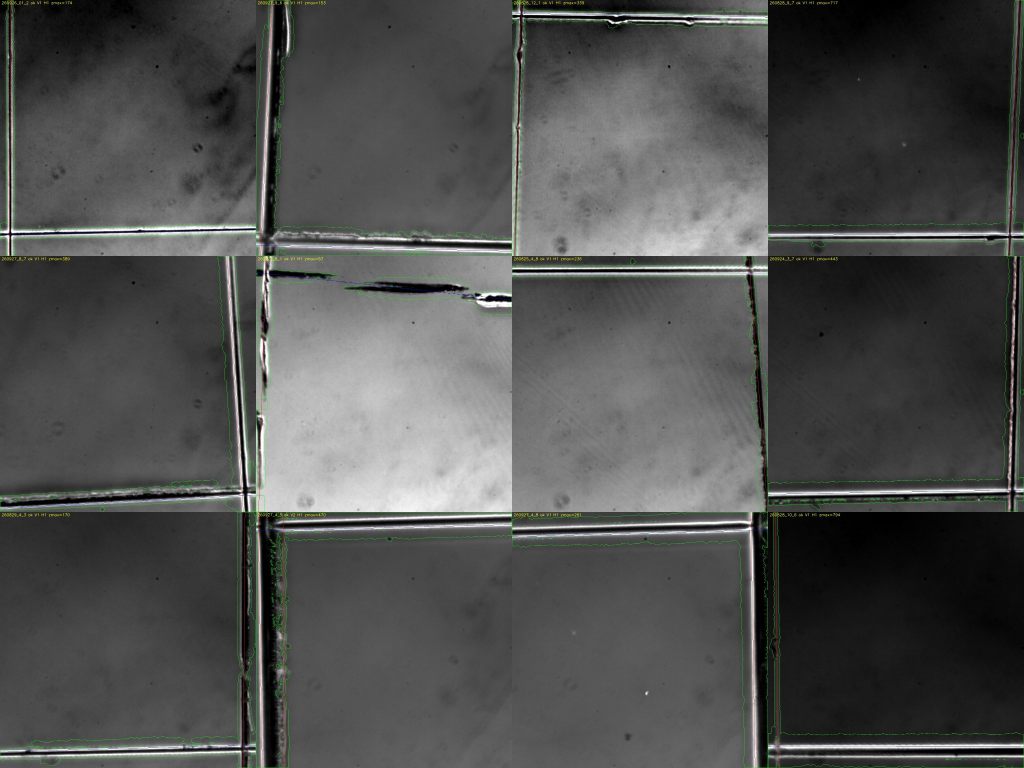
#> input picture data/results/v57_false_positive_facts_20261006/stepD/fig_D_overlay_random12.jpg, 2048 x 1536 px (shown at 1/2 size)
$ python -i v70_lib.py   (imports and definitions only)
#> lines starting #> are read from the running program, lines starting #| are printed output that depends on the picture; after the words box and inside, x2 and y2 are one past the last pixel; in counts of white or black regions, pixels touching at a corner belong together
"""v70 library: lattice model, per-pillar sub-pixel centers, physical index matching, current standard re-run.

New code only (existing versions untouched). The lattice-fit routine is adapted from v61 lattice_centers
(copied rather than imported so that importing does not create v61 output dirs).
"""
from __future__ import annotations
import sys
from pathlib import Path
ROOT = Path(__file__).resolve().parents[2]
sys.dont_write_bytecode = True
sys.path.insert(0, str(ROOT))
import numpy as np, cv2, tifffile
from scipy import ndimage, optimize
from scipy.spatial import cKDTree
from shared import registration as reg
from shared.lattice_indexing import lattice_from_fft, grid_coordinates
from shared.v2_registration_precision.refinement import register_refined
# [1 line not run here, left out]
PITCH = 7.286
RAWPARENT = Path(r'W:\GoogleDrive\chuya2816')
STD = RAWPARENT / '5.解析結果_chu' / '20260928_digital_judgment_current_alignment'
CACHE = STD / 'tables' / 'cached_field_differences'
V57 = ROOT / 'data/results/v57_false_positive_facts_20261006'


def read(path):
    return tifffile.imread(path).astype(np.float32)


def contrast_plain(im):
    f = im.astype(np.float32) / 65535
    return f - cv2.GaussianBlur(f, (51, 51), 0)


def fit_lattice(im, guess=PITCH):
    """Frequency-refined hexagonal lattice with robust peak fit and optional quadratic distortion.
    Returns model (3x2: origin row then basis rows), quad (6x2 or None), info."""
    h, w = im.shape
    c = im - cv2.GaussianBlur(im, (51, 51), 0)
    win = np.outer(np.hanning(h), np.hanning(w))
    f = abs(np.fft.fftshift(np.fft.fft2(c * win)))
    fy = np.fft.fftshift(np.fft.fftfreq(h)); fx = np.fft.fftshift(np.fft.fftfreq(w))
    rad = np.hypot(fy[:, None], fx[None, :]); tg = 2 / (np.sqrt(3) * guess)
    cand = (ndimage.maximum_filter(f, 9) == f) & (rad > tg * .94) & (rad < tg * 1.06)
    iy, ix = np.where(cand); order = np.argsort(f[iy, ix])[::-1]; ks = []
    par = lambda a, b, c_: .5 * (a - c_) / (a - 2 * b + c_) if a - 2 * b + c_ != 0 else 0
    for n in order:
        y, x = iy[n], ix[n]
        k = np.array([fx[x] + par(f[y, x - 1], f[y, x], f[y, x + 1]) / w, fy[y] + par(f[y - 1, x], f[y, x], f[y + 1, x]) / h])
        if k[1] < 0 or any(abs(k @ q / np.linalg.norm(k) / np.linalg.norm(q)) > .8 for q in ks):
            continue
        ks.append(k)
        if len(ks) == 2:
            break
    if len(ks) < 2:
        raise ValueError('no reciprocal basis')
    yy = np.arange(0, h, 2); xx = np.arange(0, w, 2); cw = (c * win)[::2, ::2]

    def coef(k):
        return np.exp(-2j * np.pi * k[1] * yy) @ (cw @ np.exp(-2j * np.pi * k[0] * xx))
    ks = [optimize.minimize(lambda v: -abs(coef(v)) / 1e8, k, method='Nelder-Mead',
                            options={'xatol': 1e-9, 'fatol': 1e-6, 'maxiter': 100}).x for k in ks]
    phase = [np.angle(coef(k)) for k in ks]
    K = np.array(ks); B = np.linalg.inv(K)
    origin = np.linalg.solve(K, -np.array(phase) / (2 * np.pi))
    cc = cv2.GaussianBlur(c, (0, 0), .6)
    mx = (ndimage.maximum_filter(cc, 5) == cc) & (cc > np.percentile(cc, 60))
    y, x = np.where(mx); inside = (x > 30) & (x < w - 30) & (y > 30) & (y < h - 30); x = x[inside]; y = y[inside]
    dx = .5 * (cc[y, x - 1] - cc[y, x + 1]) / (cc[y, x - 1] - 2 * cc[y, x] + cc[y, x + 1] + 1e-12)
    dy = .5 * (cc[y - 1, x] - cc[y + 1, x]) / (cc[y - 1, x] - 2 * cc[y, x] + cc[y + 1, x] + 1e-12)
    pts = np.column_stack([x + np.clip(dx, -.5, .5), y + np.clip(dy, -.5, .5)])
    ids = np.rint((pts - origin) @ K.T).astype(int); design = np.column_stack([np.ones(len(ids)), ids])
    model = np.vstack([origin, B.T]); keep = np.linalg.norm(design @ model - pts, axis=1) < 1.7
    for _ in range(5):
        model = np.linalg.lstsq(design[keep], pts[keep], rcond=None)[0]
        err = np.linalg.norm(design @ model - pts, axis=1)
        keep = err < max(.4, min(1.2, 3 * np.median(err[keep])))
    nid = ids / 300.
    X = np.column_stack([design, nid[:, 0] ** 2, nid[:, 0] * nid[:, 1], nid[:, 1] ** 2])
    quad = np.linalg.lstsq(X[keep], pts[keep], rcond=None)[0]
    errq = np.linalg.norm(X @ quad - pts, axis=1)
    useq = np.median(errq[keep]) < .8 * np.median(err[keep]) and \
        np.percentile(np.linalg.norm(X[keep] @ quad - design[keep] @ model, axis=1), 95) < 1.0
    info = dict(pitch_px=float(np.mean(np.linalg.norm(model[1:], axis=1))), fitted_peaks=int(keep.sum()),
                residual_median_px=float(np.median((errq if useq else err)[keep])),
                residual95_px=float(np.percentile((errq if useq else err)[keep], 95)), quadratic=bool(useq))
    return model, (quad if useq else None), info


def lattice_pos(ids, model, quad):
    ids = np.asarray(ids); X = np.column_stack([np.ones(len(ids)), ids])
    if quad is None:
        return X @ model
    n = ids / 300.
    return np.column_stack([X, n[:, 0] ** 2, n[:, 0] * n[:, 1], n[:, 1] ** 2]) @ quad


def nodes_in_image(model, quad, w, h, margin=8):
    """All lattice nodes whose predicted position lies inside the image (margin px)."""
    corners = np.array([[0, 0], [w, 0], [0, h], [w, h]], float)
    co = (corners - model[0]) @ np.linalg.inv(model[1:])
    lo = np.floor(co.min(0)).astype(int) - 3; hi = np.ceil(co.max(0)).astype(int) + 3
    i, j = np.meshgrid(np.arange(lo[0], hi[0] + 1), np.arange(lo[1], hi[1] + 1), indexing='ij')
    ids = np.column_stack([i.ravel(), j.ravel()]); pos = lattice_pos(ids, model, quad)
    ok = (pos[:, 0] >= margin) & (pos[:, 0] < w - margin) & (pos[:, 1] >= margin) & (pos[:, 1] < h - margin)
    return ids[ok], pos[ok]


R = 3.0                      # support radius (px), provisional per request
HALF = 4
_DY, _DX = np.mgrid[-HALF:HALF + 1, -HALF:HALF + 1]
_DY = _DY.ravel().astype(np.float64); _DX = _DX.ravel().astype(np.float64)


def _patch(cb, p):
    """Bilinear samples (n,81) at p + offsets; also returns offset grids."""
    xs = p[:, 0][:, None] + _DX[None]; ys = p[:, 1][:, None] + _DY[None]
    v = ndimage.map_coordinates(cb, [ys.ravel(), xs.ravel()], order=1, mode='nearest').reshape(len(p), -1)
    return v


def fit_centers(cb, pred, iters=5, sigma_w=1.6):
    """Iterative Gaussian-weighted centroid (support radius 3 px) from the lattice prediction.
    Returns centers, amplitude (peak minus local 20th percentile), RMS width (per-axis sigma)."""
    p = pred.astype(np.float64).copy(); n = len(p)
    for it in range(iters + 1):
        v = _patch(cb, p)
        base = np.percentile(v, 20, axis=1)[:, None]
        r2 = _DX[None] ** 2 + _DY[None] ** 2
        wgt = np.maximum(v - base, 0) * np.exp(-r2 / (2 * sigma_w ** 2)) * (r2 <= R ** 2)
        s = wgt.sum(axis=1) + 1e-12
        if it == iters:
            break
        p[:, 0] += (wgt * _DX[None]).sum(axis=1) / s
        p[:, 1] += (wgt * _DY[None]).sum(axis=1) / s
    # unweighted-by-gaussian width estimate at final center within radius 3
    w2 = np.maximum(v - base, 0) * (r2 <= R ** 2)
    s2 = w2.sum(axis=1) + 1e-12
    mx = (w2 * _DX[None]).sum(axis=1) / s2; my = (w2 * _DY[None]).sum(axis=1) / s2
    var = ((w2 * ((_DX[None] - mx[:, None]) ** 2 + (_DY[None] - my[:, None]) ** 2)).sum(axis=1) / s2) / 2.0
    # remaining refinement using the un-weighted centroid mean offset (second-moment consistent)
    amp = v[:, 40] - base[:, 0]            # center sample (offset 0,0 is index 40 of 9x9)
    return p, amp, np.sqrt(np.maximum(var, 0))


def center_fit_for_image(im):
    h, w = im.shape
    model, quad, info = fit_lattice(im)
    ids, pred = nodes_in_image(model, quad, w, h)
    cb = contrast_plain(im)
    ctr, amp, wid = fit_centers(cb, pred)
    shift = np.linalg.norm(ctr - pred, axis=1)
    pos = amp[amp > 0]
    aref = float(np.median(pos)) if len(pos) else 1.0
    return dict(ids=ids, pred=pred, ctr=ctr, amp=amp, wid=wid, shift=shift, aref=aref, info=info, model=model, quad=quad)


# substitution criteria (provisional; the 'main' set is the reported one, others give sensitivity)
CRIT = {'main': dict(shift_max=0.25 * PITCH, amp_frac=0.30, wid_lo=0.4, wid_hi=2.2),
        'strict': dict(shift_max=0.15 * PITCH, amp_frac=0.45, wid_lo=0.5, wid_hi=2.0),
        'loose': dict(shift_max=0.35 * PITCH, amp_frac=0.15, wid_lo=0.3, wid_hi=2.6)}


def substituted(cf, crit):
    c = CRIT[crit]
    bad = (cf['shift'] > c['shift_max']) | (cf['amp'] < c['amp_frac'] * cf['aref']) | \
          (cf['wid'] < c['wid_lo']) | (cf['wid'] > c['wid_hi'])
    t = cKDTree(cf['ctr'])
    for a, b in t.query_pairs(2.0):          # two nodes on the same pillar: weaker one is substituted
        bad[a if cf['amp'][a] < cf['amp'][b] else b] = True
    return bad


def match_pre_post(cf_pre, cf_post, matrix):
    """Pre lattice prediction mapped by the global affine -> nearest post lattice node."""
    exp = cf_pre['pred'] @ matrix[:, :2].T + matrix[:, 2]
    d, j = cKDTree(cf_post['pred']).query(exp)
    return j, d, exp


def standard_run(pre, post, matrix=None):
    """Current standard re-run from raw images (named current_standard_v70).  matrix: optional fixed 2x3 transform that bypasses the
    registration (used for pairs without stage motion, e.g. the focus series, where the QC rejects the estimate)."""
    if matrix is None:
        coarse, qc = reg.register_image_pair_affine(pre, post, mask_stains=False, return_qc=True)
        matrix, ref = register_refined(pre, post, stage='subpixel', initial=coarse, mask_stains=False)
    else:
        matrix = np.asarray(matrix, float); qc = {}; ref = {}
    lattice = lattice_from_fft(pre, PITCH)
    ids, xy = grid_coordinates(lattice, pre.shape[1], pre.shape[0], margin=30)
    postxy = xy @ matrix[:, :2].T + matrix[:, 2]
    aa = reg.sample_contrast(pre, xy); bb = reg.sample_contrast(post, postxy)
    valid = aa.valid_sampling.to_numpy() & bb.valid_sampling.to_numpy()
    delta = aa.contrast.to_numpy()[valid] - bb.contrast.to_numpy()[valid]
    return dict(delta=delta, xy=xy[valid], ids=ids[valid], matrix=matrix, qc=qc, ref=ref,
                lattice_basis=np.asarray(lattice.basis).tolist())

>>> import cv2
>>> picture = cv2.imread('../../data/results/v57_false_positive_facts_20261006/stepD/fig_D_overlay_random12.jpg', cv2.IMREAD_GRAYSCALE)
#> picture: shape (1536, 2048); min 0, max 255, mean 79.5
>>> result = center_fit_for_image(picture)
#> in fit_lattice, `c = im - cv2.GaussianBlur(im, (51, 51), 0)`:
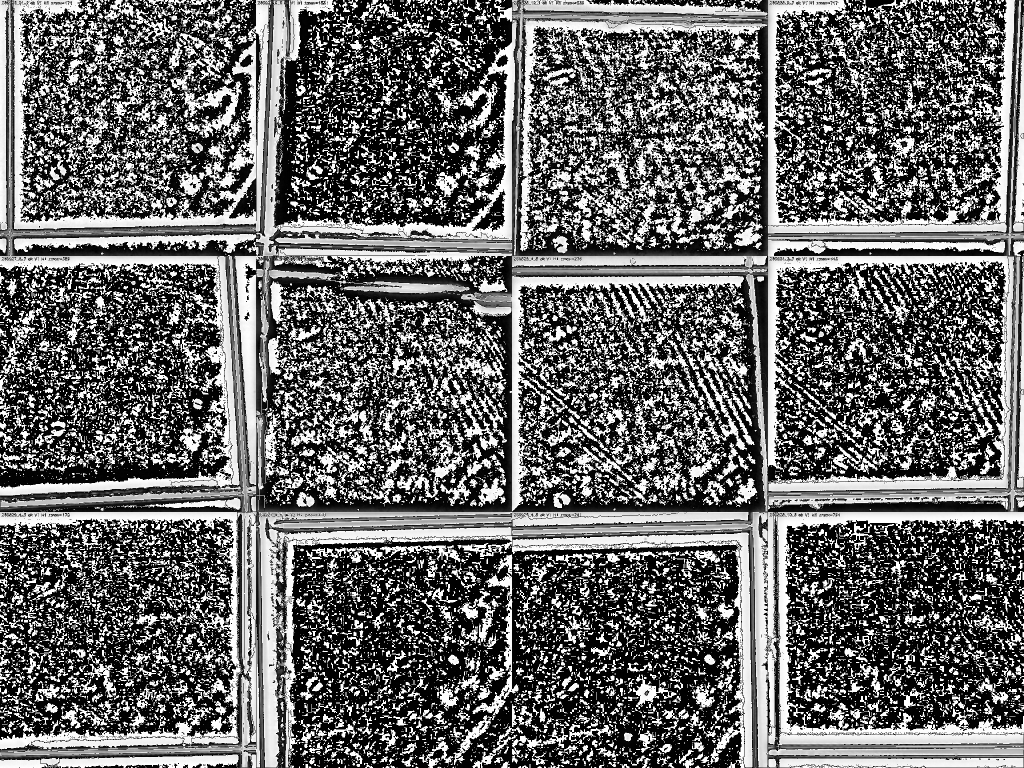
#> c: shape (1536, 2048) (shown at 1/2 size); min 0, max 255, mean 102.8
#> in fit_lattice, `cand = (ndimage.maximum_filter(f, 9) == f) & (rad > tg * .94) & (rad <..`:
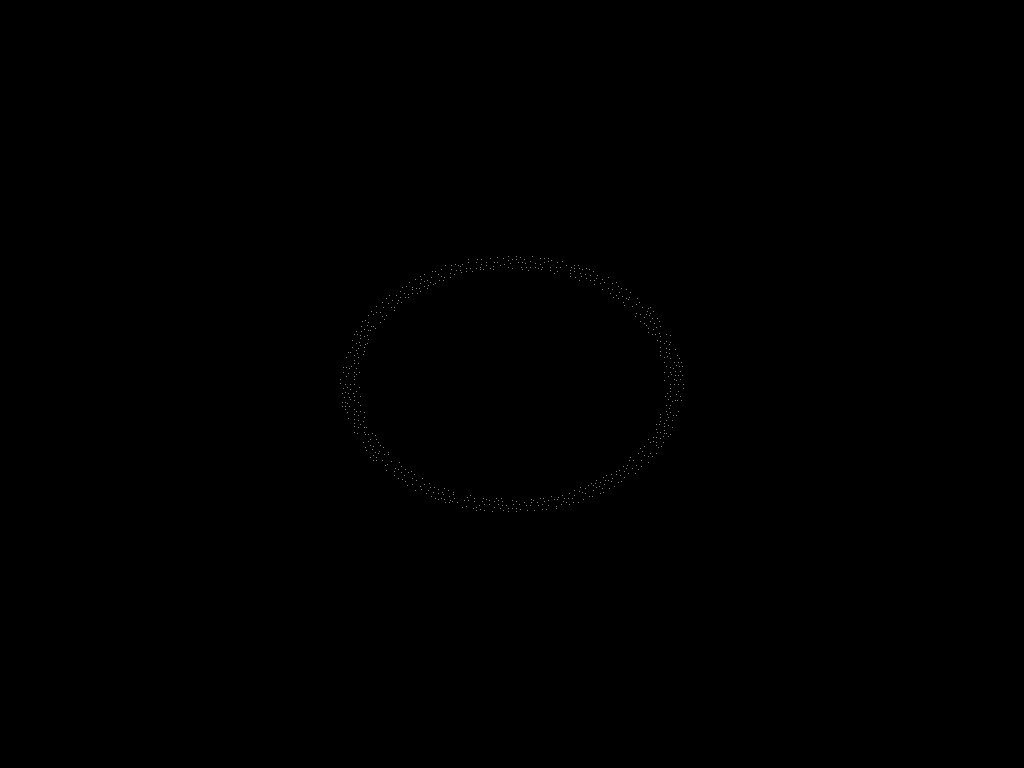
#> cand: shape (1536, 2048) bool (shown at 1/2 size); 0.02% white in thin lines or dots, all inside (x1, y1, x2, y2) = (681, 513, 1368, 1024)
#> in fit_lattice, `iy, ix = np.where(cand)`: iy = 652 values from 513 to 1023; ix = 652 values, max 1367 at index 329, min 681 at index 317, mean 1024
#> in fit_lattice, `order = np.argsort(f[iy, ix])[::-1]`: order = 652 values, max 651 at index 2, min 0 at index 3, mean 325.5
#> the loop in fit_lattice, `for n in order:` made 5 passes
#> (n, y, x, k) on passes 1 to 5: (602, 1002, 1032, [0.00404, 0.152]), (49, 534, 1016, [-0.00404, -0.152]), (651, 1023, 1032, [0.0039, 0.166]), (0, 513, 1016, [-0.0039, -0.166]), (326, 768, 1340, [0.154, 2.29e-06])
#> after the loop in fit_lattice, `for n in order:`: ks = [[0.00404, 0.152], [0.154, 2.29e-06]]
#> in fit_lattice, `cw = (c * win)[::2, ::2]`:
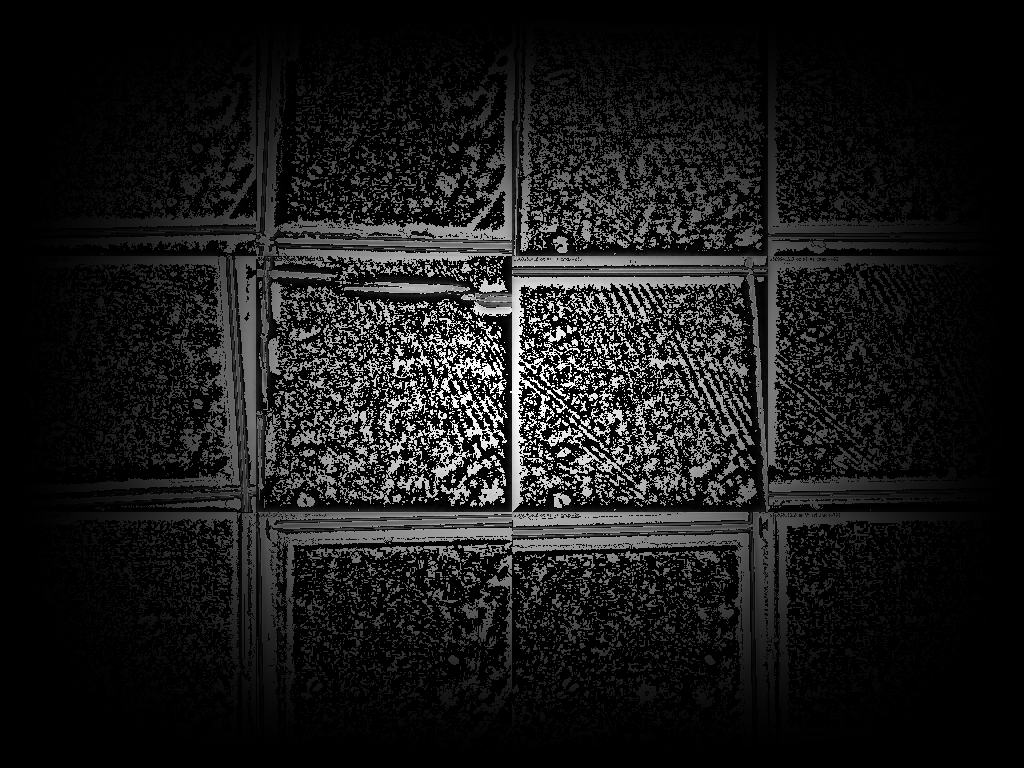
#> cw: shape (768, 1024) float64; min 0, max 254.9, mean 26.3
#> in fit_lattice, `ks = [optimize.minimize(lambda v: -abs(coef(v)) / 1e8, k, method='Neld..`: ks = [[0.00412, 0.152], [0.158, 6.93e-05]]
#> in fit_lattice, `phase = [np.angle(coef(k)) for k in ks]`: phase = [1.72, -1.89]
#> in fit_lattice, `K = np.array(ks)`: K = [[0.00412, 0.152], [0.158, 6.93e-05]]
#> in fit_lattice, `B = np.linalg.inv(K)`: B = [[-0.00288, 6.32], [6.57, -0.171]]
#> in fit_lattice, `origin = np.linalg.solve(K, -np.array(phase) / (2 * np.pi))`: origin = [1.9, -1.85]
#> in fit_lattice, `mx = (ndimage.maximum_filter(cc, 5) == cc) & (cc > np.percentile(cc, 6..`:
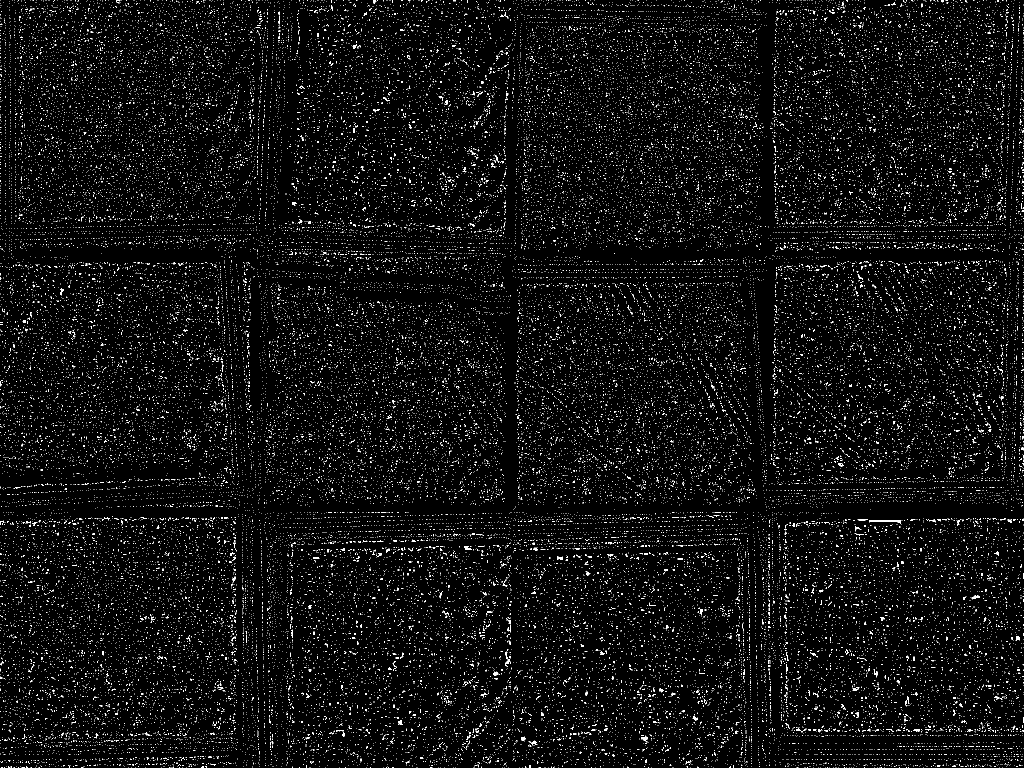
#> mx: shape (1536, 2048) bool (shown at 1/2 size); 3.7% white in thin lines or dots
#> in fit_lattice, `pts = np.column_stack([x + np.clip(dx, -.5, .5), y + np.clip(dy, -.5, ..`: pts = 107585 pairs, first value 31 to 2017.5, second value 31 to 1505.5
#> in fit_lattice, `ids = np.rint((pts - origin) @ K.T).astype(int)`: ids = 107585 pairs, first value 5 to 237, second value 5 to 319
#> in fit_lattice, `model = np.vstack([origin, B.T])`: model = [[1.9, -1.85], [-0.00288, 6.57], [6.32, -0.171]]
#> the loop in fit_lattice, `for _ in range(5):` made 5 passes
#> model on passes 1 to 5: [[1.92, -1.86], [-0.0029, 6.57], [6.32, -0.171]], [[1.93, -1.86], [-0.00292, 6.57], [6.32, -0.171]], [[1.95, -1.86], [-0.00297, 6.57], [6.32, -0.171]], [[1.97, -1.87], [-0.00303, 6.57], [6.32, -0.171]], [[1.99, -1.87], [-0.00308, 6.57], [6.32, -0.171]]
#> in fit_lattice, `nid = ids / 300.`: nid = 107585 pairs, first value 0.0167 to 0.79, second value 0.0167 to 1.06
#> in fit_lattice, `quad = np.linalg.lstsq(X[keep], pts[keep], rcond=None)[0]`: quad = [[2, -1.87], [-0.00287, 6.57], [6.32, -0.171], [-0.101, 0.12], [0.00915, -0.0468], [0.0237, -0.0232]]
#> in fit_lattice, `useq = np.median(errq[keep]) < .8 * np.median(err[keep]) and \ np.perc..`: useq = False
#> in fit_lattice, `info = dict(pitch_px=float(np.mean(np.linalg.norm(model[1:], axis=1)))..`: info = {'pitch_px': 6.45, 'fitted_peaks': 12192, 'residual_median_px': 0.852, 'residual95_px': 1.17, 'quadratic': False}
#> in center_fit_for_image, `model, quad, info = fit_lattice(im)`: model = [[1.99, -1.87], [-0.00308, 6.57], [6.32, -0.171]]
#> in nodes_in_image, `co = (corners - model[0]) @ np.linalg.inv(model[1:])`: co = [[0.276, -0.315], [8.7, 323.9], [234, -0.201], [242.4, 324]]
#> in nodes_in_image, `lo = np.floor(co.min(0)).astype(int) - 3`: lo = [-3, -4]
#> in nodes_in_image, `hi = np.ceil(co.max(0)).astype(int) + 3`: hi = [246, 328]
#> in nodes_in_image, `pos = lattice_pos(ids, model, quad)`: pos = 83250 pairs, first value -24.03 to 2073.8, second value -77.62 to 1615.6
#> in center_fit_for_image, `ids, pred = nodes_in_image(model, quad, w, h)`: ids = 74340 pairs, first value 2 to 241, second value 1 to 322; pred = 74340 pairs, first value 8 to 2035.8, second value 8 to 1528
#> in contrast_plain, `return f - cv2.GaussianBlur(f, (51, 51), 0)`:
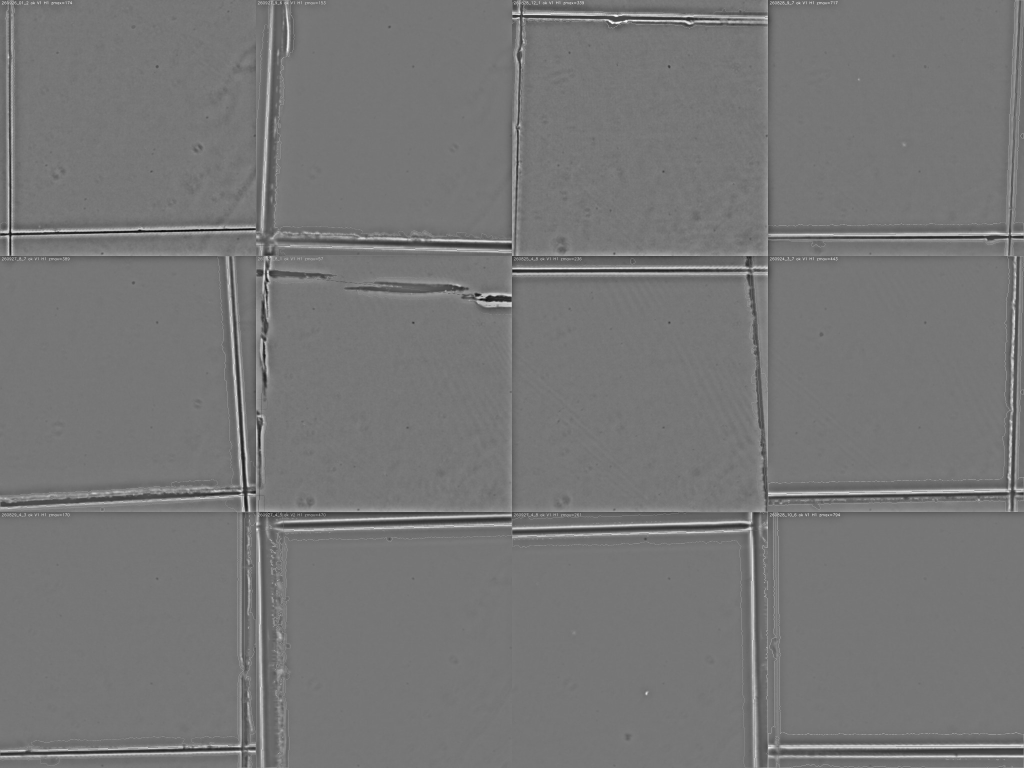
#> returned value: shape (1536, 2048) float32 (shown at 1/2 size); min -0.00258, max 0.00296, mean 8.48e-09; drawn with min black and max white
#> in fit_centers, `p = pred.astype(np.float64).copy()`: p has the same summary as pred in center_fit_for_image
#> in fit_centers, `n = len(p)`: n = 74340
#> after the loop in fit_centers, `for it in range(iters + 1):`: p = 74340 pairs, first value 3.52 to 2039.9, second value 5.22 to 1532
#> in center_fit_for_image, `ctr, amp, wid = fit_centers(cb, pred)`: ctr has the same summary as p in fit_centers
#> in center_fit_for_image, `aref = float(np.median(pos)) if len(pos) else 1.0`: aref = 3.99e-05
#> result = 10 items
